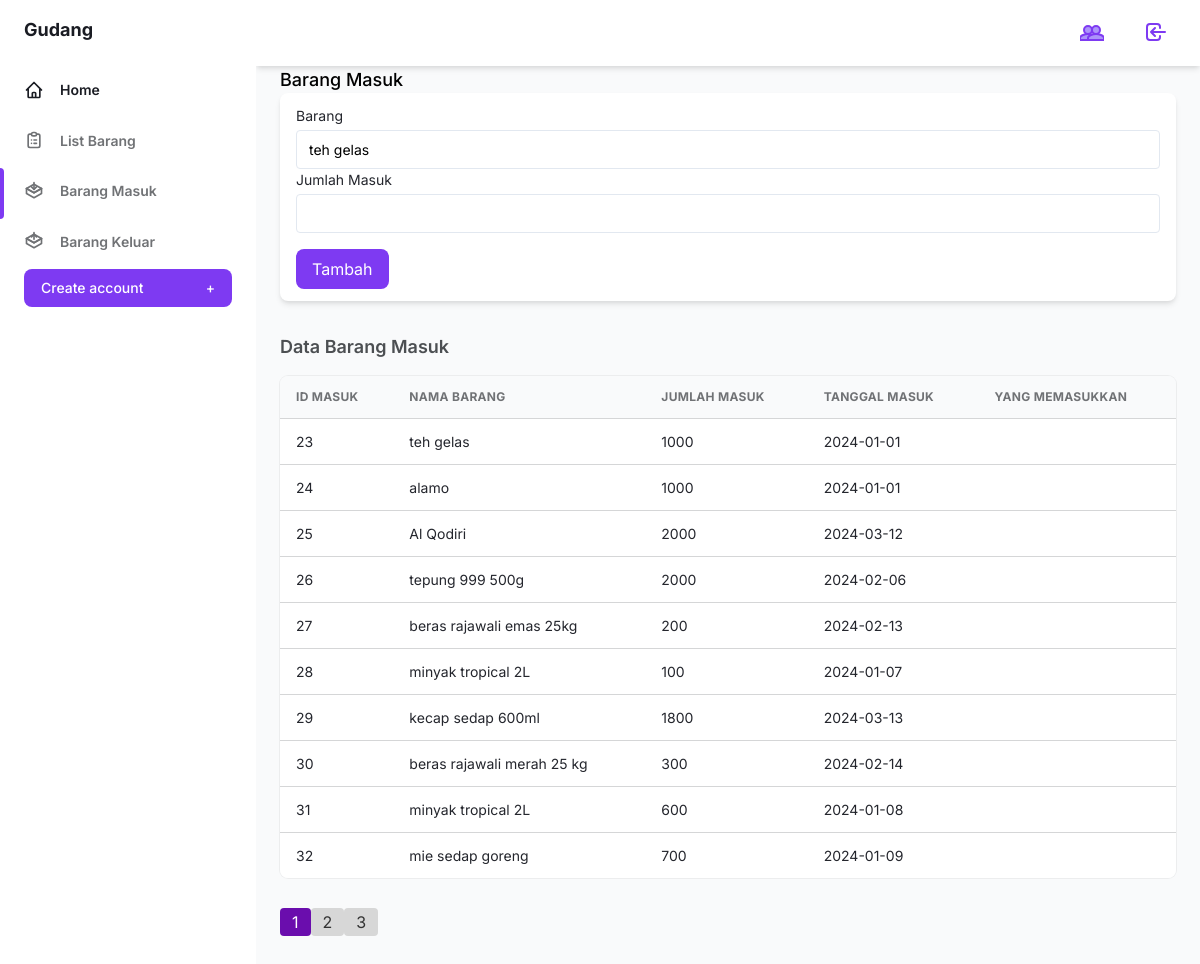
The page /barang_masuk.php (signed in) on the database its author committed.
### tables this page shows
CREATE TABLE `barang_masuk` (
  `id_masuk` int(11) NOT NULL,
  `id_barang` int(11) DEFAULT NULL,
  `jumlah_masuk` int(11) DEFAULT NULL,
  `tanggal_masuk` date DEFAULT NULL,
  `nama` varchar(100) NOT NULL
);

CREATE TABLE `barang` (
  `id_barang` int(11) NOT NULL,
  `nama_barang` varchar(255) DEFAULT NULL,
  `stock` int(11) DEFAULT NULL,
  `jenis` varchar(20) NOT NULL
);

### barang_masuk.php (the view, shortened to what this page needs)
<?php
include 'config.php';
$query_barang = "SELECT * FROM barang";
$result_barang = $connect->query($query_barang);
$limit = 10;
$page = isset($_GET['page']) ? $_GET['page'] : 1;
$offset = ($page - 1) * $limit;
$query_masuk = "SELECT barang_masuk.id_masuk, barang.nama_barang, barang_masuk.jumlah_masuk, barang_masuk.tanggal_masuk, barang_masuk.nama
          FROM barang_masuk
          JOIN barang ON barang.id_barang = barang_masuk.id_barang
          LIMIT $limit OFFSET $offset";
$result_masuk = $connect->query($query_masuk);
$total_masuk = mysqli_query($connect, "SELECT COUNT(*) AS total FROM barang_masuk")->fetch_assoc()['total'];
$total_pages = ceil($total_masuk / $limit);
?>
<!DOCTYPE html>
<html :class="{ 'theme-dark': dark }" x-data="data()" lang="en">
<head>
    <link rel="stylesheet" href="./assets/css/tailwind.output.css" />
    <link rel="stylesheet" href="https://cdnjs.cloudflare.com/ajax/libs/Chart.js/2.9.3/Chart.min.css" />
    <link rel="stylesheet" href="./assets/css/baru.css">
</head>
<body>
<div class="flex h-screen bg-gray-50 dark:bg-gray-900" :class="{ 'overflow-hidden': isSideMenuOpen }">
    <aside class="z-20 hidden w-64 overflow-y-auto bg-white dark:bg-gray-800 md:block flex-shrink-0">
        <div class="py-4 text-gray-500 dark:text-gray-400">
            <a class="ml-6 text-lg font-bold text-gray-800 dark:text-gray-200" href="#">
                Gudang
            </a>
            <ul class="mt-6">
                <li class="relative px-6 py-3">
                    <a class="inline-flex items-center w-full text-sm font-semibold text-gray-800 transition-colors duration-150 hover:text-gray-800 dark:hover:text-gray-200 dark:text-gray-100" href="index.php">
                        <span class="ml-4">Home</span>
                    </a>
                </li>
            </ul>
            <ul>
                <li class="relative px-6 py-3">
                    <a class="inline-flex items-center w-full text-sm font-semibold transition-colors duration-150 hover:text-gray-800 dark:hover:text-gray-200" href="tambah_barang.php">
                        <span class="ml-4">List Barang</span>
                    </a>
                </li>
                <li class="relative px-6 py-3">
                    <span class="absolute inset-y-0 left-0 w-1 bg-purple-600 rounded-tr-lg rounded-br-lg" aria-hidden="true"></span>
                    <a class="inline-flex items-center w-full text-sm font-semibold transition-colors duration-150 hover:text-gray-800 dark:hover:text-gray-200" href="barang_masuk.php">
                        <span class="ml-4">Barang Masuk</span>
                    </a>
                </li>
                <li class="relative px-6 py-3">
                    <a class="inline-flex items-center w-full text-sm font-semibold transition-colors duration-150 hover:text-gray-800 dark:hover:text-gray-200" href="barang_keluar.php">
                        <span class="ml-4">Barang Keluar</span>
                    </a>
                </li>
            </ul>
                <?php if ($_SESSION['role_id'] == '1') : ?>
                    <div class="px-6 my-5">
            <a href="pages/user_add.php">
            <button
              class="flex items-center justify-between w-full px-4 py-2 text-sm font-medium leading-5 text-white transition-colors duration-150 bg-purple-600 border border-transparent rounded-lg active:bg-purple-600 hover:bg-purple-700 focus:outline-none focus:shadow-outline-purple"
            >
              Create account
              <span class="ml-2" aria-hidden="true">+</span>
            </button>
            </a>
          </div>
                <?php endif; ?>
        </div>
    </aside>
    <div class="flex flex-col flex-1 w-full">
        <header class="z-10 py-4 bg-white shadow-md dark:bg-gray-800">
        <div
            class="container flex items-center justify-between h-full px-6 mx-auto text-purple-600 dark:text-purple-300"
          >
            <ul class="flex items-center flex-shrink-0 space-x-6">
              <li class="flex">
              <?php if ($_SESSION['role_id'] == '1') : ?>
                <button>
                      <a
                        class="inline-flex items-center w-full px-2 py-1 text-sm font-semibold transition-colors duration-150 rounded-md hover:bg-gray-100 hover:text-gray-800 dark:hover:bg-gray-800 dark:hover:text-gray-200"
                        href="user.php"
                      >
                      </a>
                  </button>
                  <?php endif; ?>
                </li>
              <li class="flex">
                <button>
                      <a
                        class="inline-flex items-center w-full px-2 py-1 text-sm font-semibold transition-colors duration-150 rounded-md hover:bg-gray-100 hover:text-gray-800 dark:hover:bg-gray-800 dark:hover:text-gray-200"
                        href="logout.php"
                      >
                        <svg
                          class="w-6 h-6"
                          aria-hidden="true"
                          fill="none"
                          stroke-linecap="round"
                          stroke-linejoin="round"
                          stroke-width="2"
                          viewBox="0 0 24 24"
                          stroke="currentColor"
                        >
                          <path
                            d="M11 16l-4-4m0 0l4-4m-4 4h14m-5 4v1a3 3 0 01-3 3H6a3 3 0 01-3-3V7a3 3 0 013-3h7a3 3 0 013 3v1"
                          ></path>
                        </svg>
                      </a>
                  </button>
                </li>
            </ul>
          </div>
        </header>
        <main class="h-full pb-16 overflow-y-auto">
          <div class="container px-6 mx-auto grid">
    <h1 class="text-lg leading-3 font-medium text-gray-900 dark:text-gray-200">
                    Barang Masuk
                <div class="px-4 py-3 mb-8 bg-white rounded-lg shadow-md dark:bg-gray-800">
                    <form method="post" action="">
                        <label class="block text-sm">
                            <span class="text-gray-700 dark:text-gray-400">Barang</span>
                            <select name="id_barang" class="block w-full mt-1 text-sm dark:border-gray-600 dark:bg-gray-700 focus:border-purple-400 focus:outline-none focus:shadow-outline-purple dark:text-gray-300 dark:focus:shadow-outline-gray form-input">
                                <?php while($data_barang = mysqli_fetch_array($result_barang)) { ?>
                                    <option value="<?php echo $data_barang['id_barang']; ?>"><?php echo $data_barang['nama_barang']; ?></option>
                                <?php } ?>
                            </select>
                        </label>
                        <label class="block text-sm">
                            <span class="text-gray-700 dark:text-gray-400">Jumlah Masuk</span>
                            <input name="jumlah_masuk" type="number" class="block w-full mt-1 text-sm dark:border-gray-600 dark:bg-gray-700 focus:border-purple-400 focus:outline-none focus:shadow-outline-purple dark:text-gray-300 dark:focus:shadow-outline-gray form-input" />
                        </label>
                        <input name="submit" type="submit" value="Tambah" class="mt-4 px-4 py-2 text-white bg-purple-600 rounded-lg hover:bg-purple-700" />
                    </form>
                </div>
                <h4 class="mb-4 text-lg font-semibold text-gray-600 dark:text-gray-300">
                    Data Barang Masuk
                </h4>
                <div class="w-full overflow-hidden rounded-lg shadow-xs">
                    <div class="w-full overflow-x-auto">
                        <table class="w-full whitespace-no-wrap">
                            <thead>
                                <tr class="text-xs font-semibold tracking-wide text-left text-gray-500 uppercase border-b dark:border-gray-700 bg-gray-50 dark:text-gray-400 dark:bg-gray-800">
                                    <th class="px-4 py-3">ID Masuk</th>
                                    <th class="px-4 py-3">Nama Barang</th>
                                    <th class="px-4 py-3">Jumlah Masuk</th>
                                    <th class="px-4 py-3">Tanggal Masuk</th>
                                    <th class="px-4 py-3">Yang memasukkan</th>
                                </tr>
                            </thead>
                            <tbody class="bg-white divide-y dark:divide-gray-700 dark:bg-gray-800">
                                <?php while($data_masuk = mysqli_fetch_array($result_masuk)) { ?>
                                    <tr class="text-gray-700 dark:text-gray-400">
                                        <td class="px-4 py-3 text-sm"><?php echo $data_masuk['id_masuk']; ?></td>
                                        <td class="px-4 py-3 text-sm"><?php echo $data_masuk['nama_barang']; ?></td>
                                        <td class="px-4 py-3 text-sm"><?php echo $data_masuk['jumlah_masuk']; ?></td>
                                        <td class="px-4 py-3 text-sm"><?php echo $data_masuk['tanggal_masuk']; ?></td>
                                        <td class="px-4 py-3 text-sm"><?php echo $data_masuk['nama']; ?></td>
                                    </tr>
                                <?php } ?>
                            </tbody>
                        </table>
                    </div>
                </div>
                <nav class="mt-8">
                        <ul class="pagination flex">
                            <?php for ($i = 1; $i <= $total_pages; $i++) { ?>
                                <li class="page-item <?php if ($i == $page) echo 'active'; ?>">
                                    <a class="page-link px-3 py-1 rounded mx-1 <?php if ($i == $page) echo 'bg-active'; else echo 'bg-inactive'; ?>" href="barang_masuk.php?page=<?= $i; ?>"><?= $i; ?></a>
                                </li>
                            <?php } ?>
                        </ul>
                    </nav>
            </div>
        </main>
    </div>
</div>
</body>
</html>

### assets/css/baru.css (style rules this page uses)
.bg-active { background-color: #6a0dad; color: white; }
.bg-inactive { background-color: #d7d7d7; color: #333; }

### rows shown on the page
barang_masuk: id_masuk "23", id_barang.nama_barang "teh gelas", jumlah_masuk "1000", tanggal_masuk "2024-01-01"
barang_masuk: id_masuk "24", id_barang.nama_barang "alamo", jumlah_masuk "1000", tanggal_masuk "2024-01-01"
barang_masuk: id_masuk "25", id_barang.nama_barang "Al Qodiri", jumlah_masuk "2000", tanggal_masuk "2024-03-12"
barang_masuk: id_masuk "26", id_barang.nama_barang "tepung 999 500g", jumlah_masuk "2000", tanggal_masuk "2024-02-06"
barang_masuk: id_masuk "27", id_barang.nama_barang "beras rajawali emas 25kg", jumlah_masuk "200", tanggal_masuk "2024-02-13"
barang_masuk: id_masuk "28", id_barang.nama_barang "minyak tropical 2L", jumlah_masuk "100", tanggal_masuk "2024-01-07"
barang_masuk: id_masuk "29", id_barang.nama_barang "kecap sedap 600ml", jumlah_masuk "1800", tanggal_masuk "2024-03-13"
barang_masuk: id_masuk "30", id_barang.nama_barang "beras rajawali merah 25 kg", jumlah_masuk "300", tanggal_masuk "2024-02-14"
barang_masuk: id_masuk "31", id_barang.nama_barang "minyak tropical 2L", jumlah_masuk "600", tanggal_masuk "2024-01-08"
barang_masuk: id_masuk "32", id_barang.nama_barang "mie sedap goreng", jumlah_masuk "700", tanggal_masuk "2024-01-09"

### other values the page prints
form field id_barang "teh gelas"
